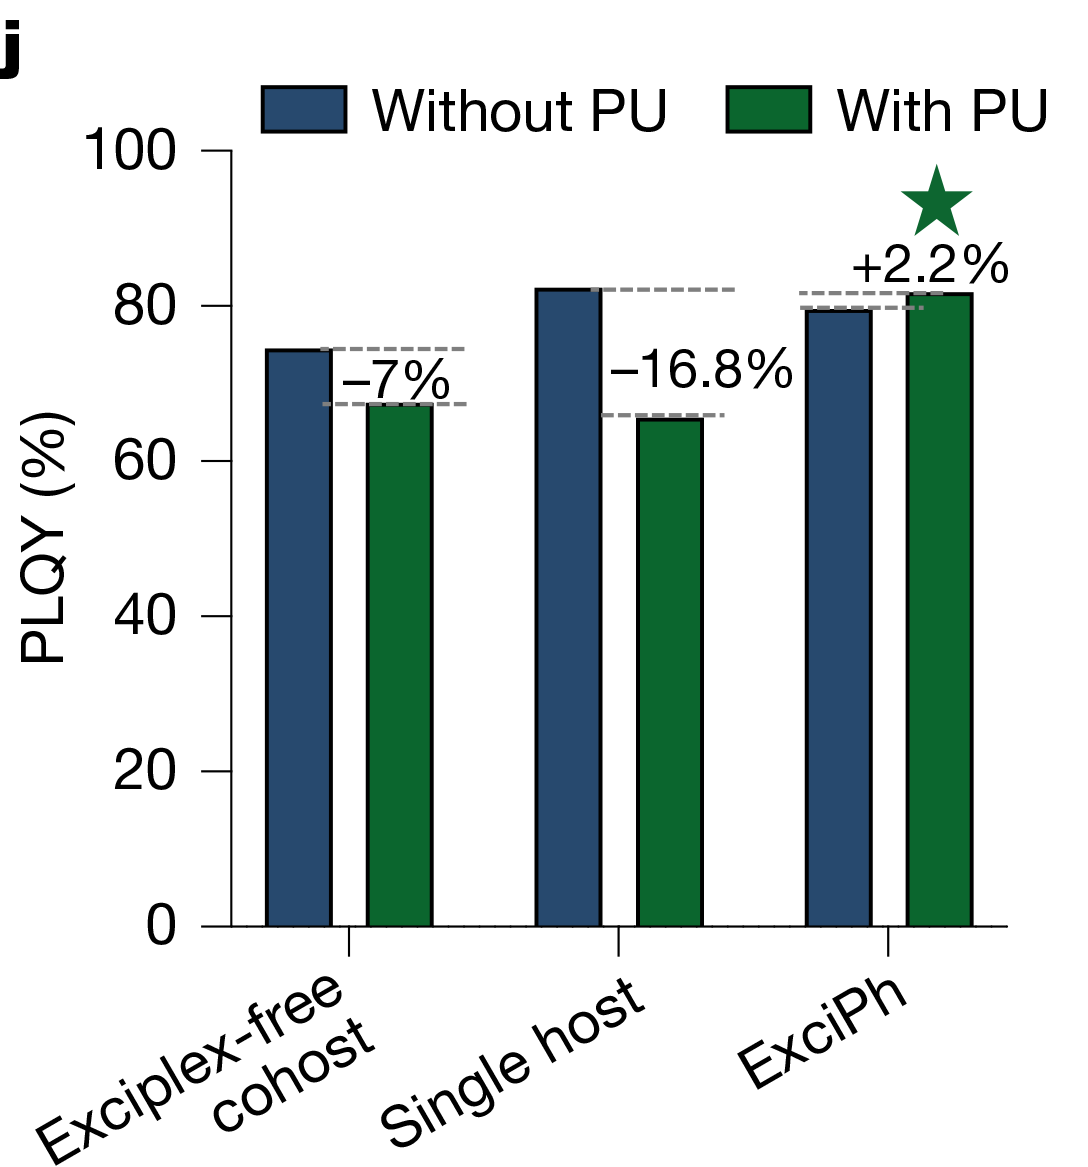

Write Python code to recreate this figure.
import matplotlib.pyplot as plt
import numpy as np

# --- Data Simulation ---
# Groups
labels = ['Exciplex-free
cohost', 'Single host', 'ExciPh']
x = np.arange(len(labels))
width = 0.3

# Values
# Without PU (Blue)
v_wo = [75, 82, 80]
# With PU (Green)
v_w = [68, 65, 82]

# --- Plotting ---
fig, ax = plt.subplots(figsize=(5, 5), dpi=150)

c_wo = '#224466'
c_w = '#116633'

rects1 = ax.bar(x - width/2, v_wo, width, label='Without PU', color=c_wo, edgecolor='black')
rects2 = ax.bar(x + width/2, v_w, width, label='With PU', color=c_w, edgecolor='black')

# Annotations (Dashed lines and Text)
# 1. Exciplex-free
ax.plot([x[0]-width/2, x[0]+width/2], [75, 75], 'k--', lw=1, color='gray')
ax.plot([x[0]-width/2, x[0]+width/2], [68, 68], 'k--', lw=1, color='gray')
ax.text(x[0], 76, '$-$7%', ha='center', va='bottom', fontsize=12)

# 2. Single host
ax.plot([x[1]-width/2, x[1]+width/2], [82, 82], 'k--', lw=1, color='gray')
ax.plot([x[1]-width/2, x[1]+width/2], [65, 65], 'k--', lw=1, color='gray')
ax.text(x[1], 70, '$-$16.8%', ha='center', va='bottom', fontsize=12)

# 3. ExciPh
ax.plot([x[2]-width/2, x[2]+width/2], [80, 80], 'k--', lw=1, color='gray')
ax.plot([x[2]-width/2, x[2]+width/2], [82, 82], 'k--', lw=1, color='gray')
ax.text(x[2], 83, '+2.2%', ha='center', va='bottom', fontsize=12)
# Star
ax.scatter(x[2]+width/2, 92, marker='*', s=300, color='#116633')

# Styling
ax.set_ylabel('PLQY (%)', fontsize=14)
ax.set_xticks(x)
ax.set_xticklabels(labels, rotation=30, ha='right', fontsize=12)
ax.set_ylim(0, 100)

# Legend
ax.legend(frameon=False, loc='upper right', ncol=2, fontsize=10)

# Ticks
ax.minorticks_on()
ax.tick_params(direction='out', top=False, right=False)
ax.spines['top'].set_visible(False)
ax.spines['right'].set_visible(False)

plt.tight_layout()
plt.show()
